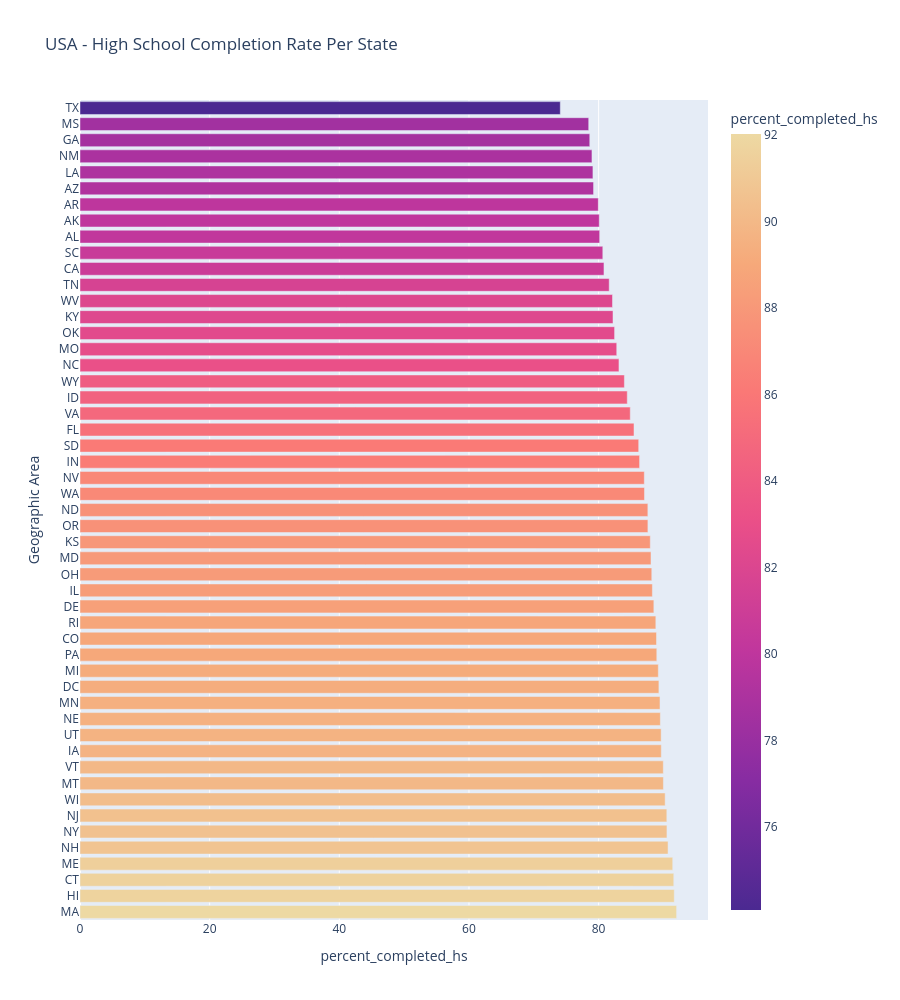

Notebook code for this chart:
### Code cell
fig = px.bar(df_pct_completed_hs_state_mean,
                x="percent_completed_hs", 
                y="Geographic Area",
                color="percent_completed_hs",
                color_continuous_scale="agsunset",
                height=1000,
                title="USA - High School Completion Rate Per State"

            )
fig.show()

### Figure 1 — Plotly figure (JSON) as saved in the notebook; plotly's stock layout.template omitted (floating-point values rounded to 4 significant figures)
{"data": [{"hovertemplate": "percent_completed_hs=%{marker.color}<br>Geographic Area=%{y}<extra></extra>", "legendgroup": "", "marker": {"color": [92.03, 91.67, 91.59, 91.43, 90.71, 90.54, 90.52, 90.26, 89.99, 89.98, 89.67, 89.64, 89.52, 89.47, 89.3, 89.21, 88.97, 88.93, 88.82, 88.52, 88.29, 88.2, 88.08, 87.97, 87.6, 87.6, 87.07, 87.05, 86.32, 86.18, 85.46, 84.88, 84.42, 83.97, 83.14, 82.79, 82.46, 82.22, 82.14, 81.63, 80.82, 80.65, 80.16, 80.1, 79.95, 79.22, 79.12, 78.97, 78.63, 78.47, 74.09], "coloraxis": "coloraxis", "pattern": {"shape": ""}}, "name": "", "orientation": "h", "showlegend": false, "textposition": "auto", "type": "bar", "x": [92.03, 91.67, 91.59, 91.43, 90.71, 90.54, 90.52, 90.26, 89.99, 89.98, 89.67, 89.64, 89.52, 89.47, 89.3, 89.21, 88.97, 88.93, 88.82, 88.52, 88.29, 88.2, 88.08, 87.97, 87.6, 87.6, 87.07, 87.05, 86.32, 86.18, 85.46, 84.88, 84.42, 83.97, 83.14, 82.79, 82.46, 82.22, 82.14, 81.63, 80.82, 80.65, 80.16, 80.1, 79.95, 79.22, 79.12, 78.97, 78.63, 78.47, 74.09], "xaxis": "x", "y": ["MA", "HI", "CT", "ME", "NH", "NY", "NJ", "WI", "MT", "VT", "IA", "UT", "NE", "MN", "DC", "MI", "PA", "CO", "RI", "DE", "IL", "OH", "MD", "KS", "OR", "ND", "WA", "NV", "IN", "SD", "FL", "VA", "ID", "WY", "NC", "MO", "OK", "KY", "WV", "TN", "CA", "SC", "AL", "AK", "AR", "AZ", "LA", "NM", "GA", "MS", "TX"], "yaxis": "y"}], "layout": {"barmode": "relative", "coloraxis": {"colorbar": {"title": {"text": "percent_completed_hs"}}, "colorscale": [[0, "rgb(75, 41, 145)"], [0.1667, "rgb(135, 44, 162)"], [0.3333, "rgb(192, 54, 157)"], [0.5, "rgb(234, 79, 136)"], [0.6667, "rgb(250, 120, 118)"], [0.8333, "rgb(246, 169, 122)"], [1, "rgb(237, 217, 163)"]]}, "height": 1000, "legend": {"tracegroupgap": 0}, "title": {"text": "USA - High School Completion Rate Per State"}, "xaxis": {"anchor": "y", "domain": [0, 1], "title": {"text": "percent_completed_hs"}}, "yaxis": {"anchor": "x", "domain": [0, 1], "title": {"text": "Geographic Area"}}}}
